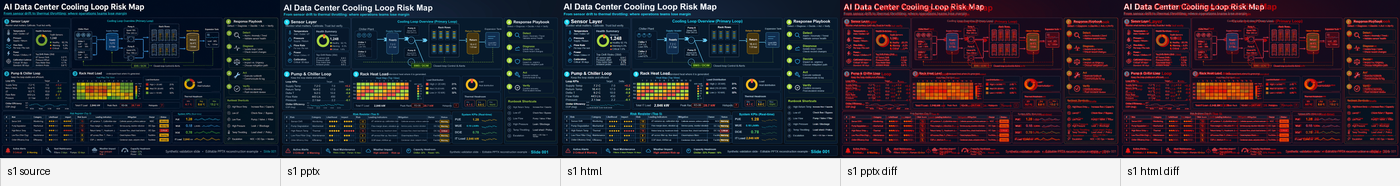
#> input picture examples/generated-cooling-loop/comparison-contact-sheet.png, 1400 x 186 px
$ python detect_text_regions.py --image ../../../examples/generated-cooling-loop/comparison-contact-sheet.png --out out.png
#> lines starting #> are read from the running program, lines starting #| are printed output that depends on the picture; after the words box and inside, x2 and y2 are one past the last pixel; in counts of white or black regions, pixels touching at a corner belong together
#!/usr/bin/env python3
"""Generate text-like candidate regions for slide screenshots.

This script is a candidate generator, not a truth source. OCR text and detector boxes are
recorded as evidence only. Reviewers or mapper tools must resolve classes and corrected text
before mask generation and inpainting are considered production-ready.
"""

from __future__ import annotations

import argparse
import hashlib
import json
import sys
from pathlib import Path
from typing import Any, Dict, Iterable, List, Optional, Tuple


SCHEMA_VERSION = "slide-text-layer-inpaint.text_regions.v1"


def sha256_file(path: Path) -> str:
    h = hashlib.sha256()
    with path.open("rb") as f:
        for chunk in iter(lambda: f.read(1024 * 1024), b""):
            h.update(chunk)
    return h.hexdigest()


def read_image_size(path: Path) -> Tuple[int, int]:
    try:
        from PIL import Image
    except ImportError as exc:
        raise SystemExit("Pillow is required: pip install pillow") from exc

    with Image.open(path) as im:
        return im.size


def clamp_box(box: Dict[str, Any], width: int, height: int) -> Optional[Dict[str, int]]:
    try:
        x = int(round(float(box["x"])))
        y = int(round(float(box["y"])))
        w = int(round(float(box["w"])))
        h = int(round(float(box["h"])))
    except (KeyError, TypeError, ValueError):
        return None

    x = max(0, min(x, width - 1))
    y = max(0, min(y, height - 1))
    w = max(1, min(w, width - x))
    h = max(1, min(h, height - y))
    return {"x": x, "y": y, "w": w, "h": h}


def iou(a: Dict[str, int], b: Dict[str, int]) -> float:
    ax2 = a["x"] + a["w"]
    ay2 = a["y"] + a["h"]
    bx2 = b["x"] + b["w"]
    by2 = b["y"] + b["h"]
    ix1 = max(a["x"], b["x"])
    iy1 = max(a["y"], b["y"])
    ix2 = min(ax2, bx2)
    iy2 = min(ay2, by2)
    iw = max(0, ix2 - ix1)
    ih = max(0, iy2 - iy1)
    inter = iw * ih
    if inter == 0:
        return 0.0
    union = a["w"] * a["h"] + b["w"] * b["h"] - inter
    return inter / union if union else 0.0


def cv_candidates(
    image_path: Path,
    width: int,
    height: int,
    min_area: int,
    min_width: int,
    min_height: int,
) -> List[Dict[str, Any]]:
    try:
        import cv2  # type: ignore
        import numpy as np  # type: ignore
    except ImportError:
        return []

    img = cv2.imread(str(image_path), cv2.IMREAD_GRAYSCALE)
    if img is None:
        return []

    blur = cv2.GaussianBlur(img, (3, 3), 0)
    grad = cv2.morphologyEx(
        blur,
        cv2.MORPH_GRADIENT,
        cv2.getStructuringElement(cv2.MORPH_RECT, (3, 3)),
    )
    _, bw = cv2.threshold(grad, 0, 255, cv2.THRESH_BINARY | cv2.THRESH_OTSU)
    closed = cv2.morphologyEx(
        bw,
        cv2.MORPH_CLOSE,
        cv2.getStructuringElement(cv2.MORPH_RECT, (9, 3)),
        iterations=1,
    )

    num, _labels, stats, _centroids = cv2.connectedComponentsWithStats(closed, 8)
    regions: List[Dict[str, Any]] = []
    for idx in range(1, num):
        x, y, w, h, area = [int(v) for v in stats[idx]]
        box = clamp_box({"x": x, "y": y, "w": w, "h": h}, width, height)
        if not box:
            continue
        if area < min_area or box["w"] < min_width or box["h"] < min_height:
            continue
        if box["w"] > width * 0.98 and box["h"] > height * 0.20:
            continue
        aspect = box["w"] / max(1, box["h"])
        confidence = min(0.72, max(0.18, 0.20 + min(aspect, 12) / 20 + min(area, 5000) / 20000))
        regions.append(
            {
                "bbox": box,
                "source": "cv_candidate",
                "confidence": round(confidence, 3),
                "evidence": {
                    "detector": "opencv_morphology",
                    "componentArea": area,
                    "notes": "Candidate only; resolve class and corrected text by visual review.",
                },
            }
        )

    regions.sort(key=lambda r: (r["bbox"]["y"], r["bbox"]["x"]))
    return merge_overlapping_candidates(regions)


# [47 lines left out: function ocr_candidates, not called in this run]


def merge_overlapping_candidates(regions: Iterable[Dict[str, Any]]) -> List[Dict[str, Any]]:
    merged: List[Dict[str, Any]] = []
    for region in regions:
        box = region["bbox"]
        match = None
        for existing in merged:
            if iou(box, existing["bbox"]) >= 0.35:
                match = existing
                break
        if not match:
            merged.append(region)
            continue
        xb = min(match["bbox"]["x"], box["x"])
        yb = min(match["bbox"]["y"], box["y"])
        x2 = max(match["bbox"]["x"] + match["bbox"]["w"], box["x"] + box["w"])
        y2 = max(match["bbox"]["y"] + match["bbox"]["h"], box["y"] + box["h"])
        match["bbox"] = {"x": xb, "y": yb, "w": x2 - xb, "h": y2 - yb}
        match["confidence"] = max(float(match.get("confidence", 0)), float(region.get("confidence", 0)))
        match.setdefault("evidence", {}).setdefault("mergedSources", []).append(region.get("source", "unknown"))
        if region.get("evidence", {}).get("ocrText"):
            match.setdefault("evidence", {})["ocrText"] = region["evidence"]["ocrText"]
            match["evidence"]["ocrConfidence"] = region["evidence"].get("ocrConfidence")
    merged.sort(key=lambda r: (r["bbox"]["y"], r["bbox"]["x"]))
    return merged


def load_manual_regions(path: Optional[Path], width: int, height: int) -> List[Dict[str, Any]]:
    if not path:
        return []
    with path.open("r", encoding="utf-8") as f:
        data = json.load(f)
    raw_regions = data.get("regions", data) if isinstance(data, dict) else data
    if not isinstance(raw_regions, list):
        raise SystemExit("--manual-regions must be a JSON list or an object with a regions list")

    regions: List[Dict[str, Any]] = []
    for idx, raw in enumerate(raw_regions, 1):
        if not isinstance(raw, dict):
            continue
        box = clamp_box(raw.get("bbox", raw), width, height)
        if not box:
            continue
        region = dict(raw)
        region["bbox"] = box
        region.setdefault("id", f"m{idx:03d}")
        region.setdefault("class", "unknown_text")
        region.setdefault("source", "manual")
        region.setdefault("confidence", 1.0)
        region.setdefault("evidence", {})
        region["evidence"].setdefault("notes", "Manual region; verify class and text policy.")
        regions.append(region)
    return regions


def assign_ids(regions: List[Dict[str, Any]]) -> None:
    used = {str(r.get("id")) for r in regions if r.get("id")}
    counter = 1
    for region in regions:
        if region.get("id"):
            continue
        while f"r{counter:03d}" in used:
            counter += 1
        region["id"] = f"r{counter:03d}"
        used.add(region["id"])
        counter += 1


def default_region(candidate: Dict[str, Any]) -> Dict[str, Any]:
    return {
        "id": candidate.get("id", ""),
        "class": candidate.get("class", "unknown_text"),
        "bbox": candidate["bbox"],
        "source": candidate.get("source", "cv_candidate"),
        "confidence": candidate.get("confidence", 0.0),
        "correctedText": candidate.get("correctedText", ""),
        "language": candidate.get("language", ""),
        "role": candidate.get("role", ""),
        "evidence": candidate.get("evidence", {}),
        "inpaint": candidate.get("inpaint", {"allowed": True, "paddingPx": 2}),
    }


def build_document(
    image_path: Path,
    slide_id: str,
    width: int,
    height: int,
    regions: List[Dict[str, Any]],
) -> Dict[str, Any]:
    assign_ids(regions)
    source_hash = sha256_file(image_path)
    return {
        "schemaVersion": SCHEMA_VERSION,
        "slideId": slide_id,
        "sourceImage": str(image_path),
        "sourceImageHash": source_hash,
        "coordinateSpace": {
            "width": width,
            "height": height,
            "units": "source_px",
        },
        "image": {
            "width": width,
            "height": height,
            "sha256": source_hash,
        },
        "status": "draft",
        "policy": {
            "ocrIsEvidenceOnly": True,
            "inpaintingIsBackgroundCleanupOnly": True,
            "nativeReconstructionRequiredForSemanticText": True,
        },
        "regions": [default_region(r) for r in regions],
    }


def parse_args(argv: Optional[List[str]] = None) -> argparse.Namespace:
    parser = argparse.ArgumentParser(
        description="Generate text-like candidate regions. OCR/CV output is evidence only."
    )
    parser.add_argument("--image", required=True, help="Source slide image path")
    parser.add_argument("--slide-id", help="Slide id, for example slide01")
    parser.add_argument("--out", required=True, help="Output text_regions.json path")
    parser.add_argument("--manual-regions", help="Optional manual JSON regions to seed or override")
    parser.add_argument("--ocr", choices=["none", "tesseract"], default="none", help="Optional OCR evidence")
    parser.add_argument("--ocr-lang", default="eng", help="Tesseract language code")
    parser.add_argument("--min-area", type=int, default=24, help="Minimum connected component area")
    parser.add_argument("--min-width", type=int, default=4, help="Minimum candidate width in pixels")
    parser.add_argument("--min-height", type=int, default=4, help="Minimum candidate height in pixels")
    parser.add_argument("--force", action="store_true", help="Overwrite output if it exists")
    return parser.parse_args(argv)


def main(argv: Optional[List[str]] = None) -> int:
    args = parse_args(argv)
    image_path = Path(args.image)
    out_path = Path(args.out)
    if not image_path.exists():
        print(f"error: source image not found: {image_path}", file=sys.stderr)
        return 2
    if out_path.exists() and not args.force:
        print(f"error: output exists; pass --force to overwrite: {out_path}", file=sys.stderr)
        return 2

    width, height = read_image_size(image_path)
#> in read_image_size, im is the input picture: PIL image 1400x186 RGB; mean R, G, B 66.2, 62.8, 73.3
#> width = 1400; height = 186
    manual = load_manual_regions(Path(args.manual_regions) if args.manual_regions else None, width, height)
#> manual = []
    cv = cv_candidates(image_path, width, height, args.min_area, args.min_width, args.min_height)
#> in cv_candidates, `img = cv2.imread(str(image_path), cv2.IMREAD_GRAYSCALE)`:
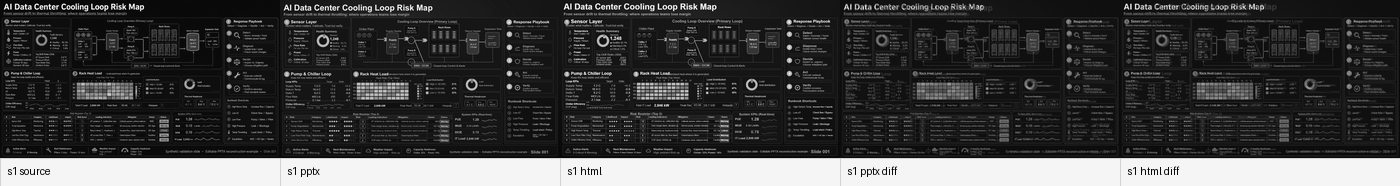
#> img: shape (186, 1400); min 0, max 255, mean 64.6
#> in cv_candidates, `blur = cv2.GaussianBlur(img, (3, 3), 0)`:
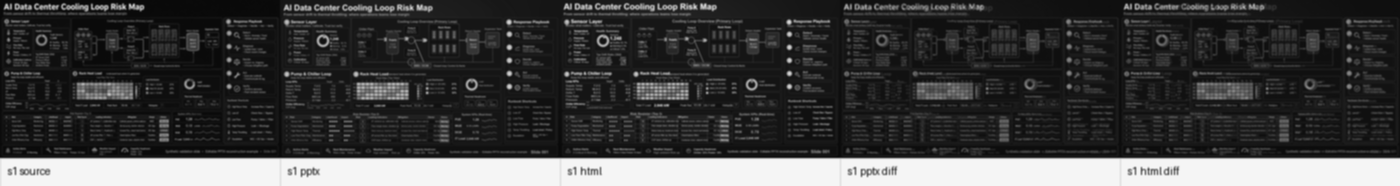
#> blur: shape (186, 1400); min 8, max 245, mean 64.6
#> in cv_candidates, `grad = cv2.morphologyEx( blur, cv2.MORPH_GRADIENT, cv2.getStructuringE..`:
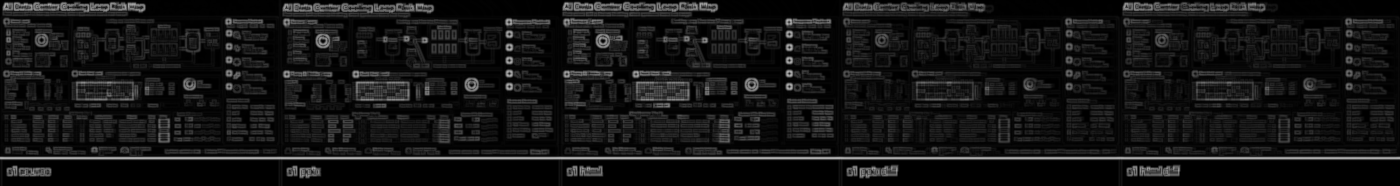
#> grad: shape (186, 1400); min 0, max 180, mean 21.1
#> in cv_candidates, `_, bw = cv2.threshold(grad, 0, 255, cv2.THRESH_BINARY | cv2.THRESH_OTSU)`:
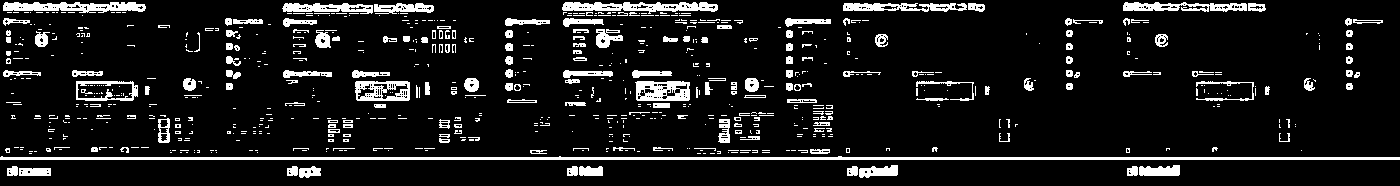
#> bw: shape (186, 1400); 10% white; 751 white regions (566 under 20 px), largest, box (x1, y1, x2, y2) and area: (0, 156, 1400, 160) 4208, (562, 2, 718, 14) 1114, (3, 2, 146, 13) 1074
#> in cv_candidates, `closed = cv2.morphologyEx( bw, cv2.MORPH_CLOSE, cv2.getStructuringElem..`:
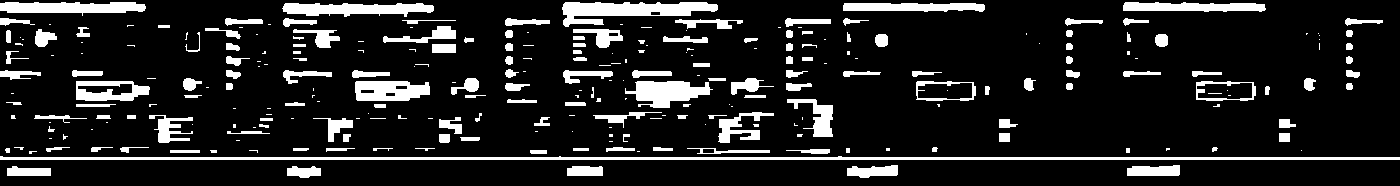
#> closed: shape (186, 1400); 13.2% white; 273 white regions (118 under 20 px), largest, box (x1, y1, x2, y2) and area: (0, 156, 1400, 160) 4209, (562, 2, 718, 27) 2104, (282, 3, 434, 17) 1484
#> in cv_candidates, `num, _labels, stats, _centroids = cv2.connectedComponentsWithStats(clo..`:
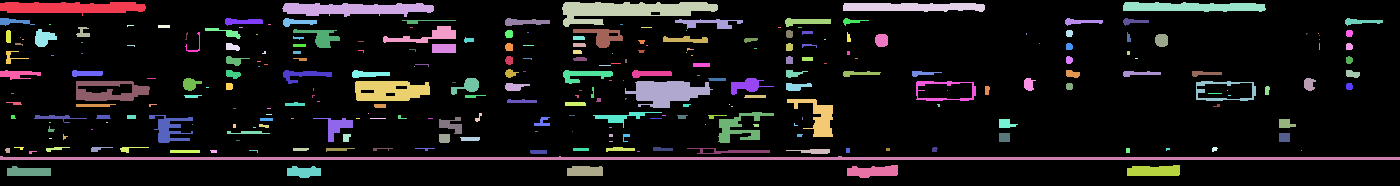
#> _labels: shape (186, 1400) int32; 274 distinct labels, from 0 to 273; one colour per label, 0 black
#> in cv_candidates, `num, _labels, stats, _centroids = cv2.connectedComponentsWithStats(clo..`: num = 274; stats = 274 rows, first 6: [0, 0, 1400, 186, 226043], [0, 2, 146, 14, 1429], [282, 3, 152, 14, 1484], [562, 2, 156, 25, 2104], [843, 3, 142, 9, 1073], [1123, 2, 143, 10, 1123]
#> the loop in cv_candidates, `for idx in range(1, num):` made 273 passes
#> (area, aspect, confidence) on passes 1 to 3: (1429, 10.43, 0.72), (1484, 10.86, 0.72), (2104, 6.24, 0.617)
#> the loop in merge_overlapping_candidates, `for region in regions:` made 130 passes
    ocr = ocr_candidates(image_path, width, height, args.ocr_lang) if args.ocr == "tesseract" else []

    candidates = merge_overlapping_candidates(cv + ocr)
#> the loop in merge_overlapping_candidates (call 2), `for region in regions:` made 130 passes
    regions = list(manual)
    for candidate in candidates:
        if any(iou(candidate["bbox"], existing["bbox"]) >= 0.45 for existing in regions):
            continue
        regions.append(candidate)
#> this loop made 130 passes

    slide_id = args.slide_id or image_path.stem
    doc = build_document(image_path, slide_id, width, height, regions)
#> the loop in assign_ids, `for region in regions:` made 130 passes
    out_path.parent.mkdir(parents=True, exist_ok=True)
    with out_path.open("w", encoding="utf-8") as f:
        json.dump(doc, f, indent=2, ensure_ascii=False)
        f.write("\n")

    print(f"wrote {out_path} with {len(regions)} candidate regions")
#| wrote out.png with 130 candidate regions
    print("resolve classes and correctedText before mask generation; OCR/CV is evidence only")
    return 0


if __name__ == "__main__":
    raise SystemExit(main())
#> (the program exits here)
